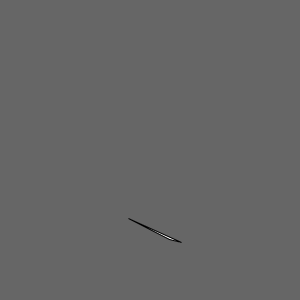
Frame 1 (no input)
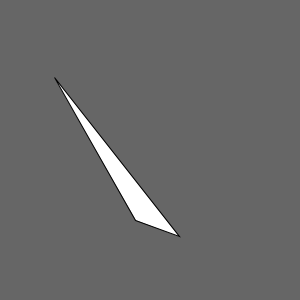
Frame 60 (the mouse pressed at the canvas centre just before this capture)
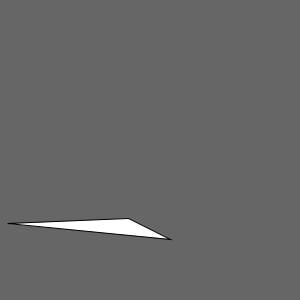
Frame 120 (the mouse held since frame 60 and released just before this capture)

The Processing sketch that drew these frames (run headless with seeded random() and noise(); from frame 60 on, the mouse is pressed at the canvas centre):

// Processing sketch: processing_51751
// ── processing_51751.pde


float angle;
float jitter;
MRect r1;
TRI r2;
ELL r3;
int test;

void setup() {
  size(300, 300);
  r1 = new MRect(random(100), 20, random(100), 20); //creates rectangle of random size
  r2 = new TRI(random(100), random(100),random(100), random(100), random(100), random(100));
  r3 = new ELL(random(100), random(100),random(100), random(100));
  test = int(random(3));
  
}

void draw() {
 background(102);
  //from example rotate
  if (second() % 2 == 0) {  
    jitter = random(-0.1, 0.1);
  }
  angle = angle + jitter;
  float c = cos(angle);
  translate(width/2, height/2);
  rotate(c); //one movement is that it rotates
  if(test == 0){ //randomly choses a picture/shape
    r1.display();
    r1.move(mouseX-(width/2), mouseY+(height*0.1), 30); //moves it with the mouse
  }
  else if(test == 1){
    r2.display();
    r2.move(mouseX-(width/2), mouseY+(height*0.1), 30);
  }
  else if(test <= 2){
    r3.display();
    r3.move(mouseX-(width/2), mouseY+(height*0.1), 30);
  }
}
class MRect 
{
  float w; // single bar width
  float xpos; // rect xposition
  float h; // rect height
  float ypos ; // rect yposition
  
  MRect(float iw, float ixp, float ih, float iyp) {
    w = iw;
    xpos = ixp;
    h = ih;
    ypos = iyp;
  }
  void move (float posX, float posY, float damping) {
    float dif = ypos - posY; //makes it move with mouse
    if (abs(dif) > 1) {
      ypos -= dif/damping;
    }
    dif = xpos - posX;
    if (abs(dif) > 1) {
      xpos -= dif/damping;
    }
  }
  void display() {
      rect(xpos, ypos, w, h);
  }

}
class TRI{
  float z; 
  float y; 
  float x;
  float r ; 
  float q; 
  float p;
  TRI(float za, float ya, float xa, float ra, float qa, float pa) {
    z = za;
    y = ya;
    x = xa;
    r = ra;
    q = qa;
    p = pa;
  }
  void move (float posX, float posY, float damping) {
    float dif = y - posY; //makes it move with mouse
    if (abs(dif) > 1) {
      y -= dif/damping;
    }
    dif = z - posX;
    if (abs(dif) > 1) {
      z -= dif/damping;
    }
  }
   void display() {
      triangle(z, y, x, r,q,p);
  }  
}
class ELL{
  float x; 
  float y; 
  float w;
  float h; 
  ELL(float x1, float y1,float wi, float he){
   x = x1;
   y = y1;
   w = wi;
   h = he;
  }
  void move (float posX, float posY, float damping) {
    float dif = y - posY; //makes it move with mouse
    if (abs(dif) > 1) {
      y -= dif/damping;
    }
    dif = x - posX;
    if (abs(dif) > 1) {
      x -= dif/damping;
    }
  }
  void display() {
      ellipse(x,y,w,h);
  }
}
